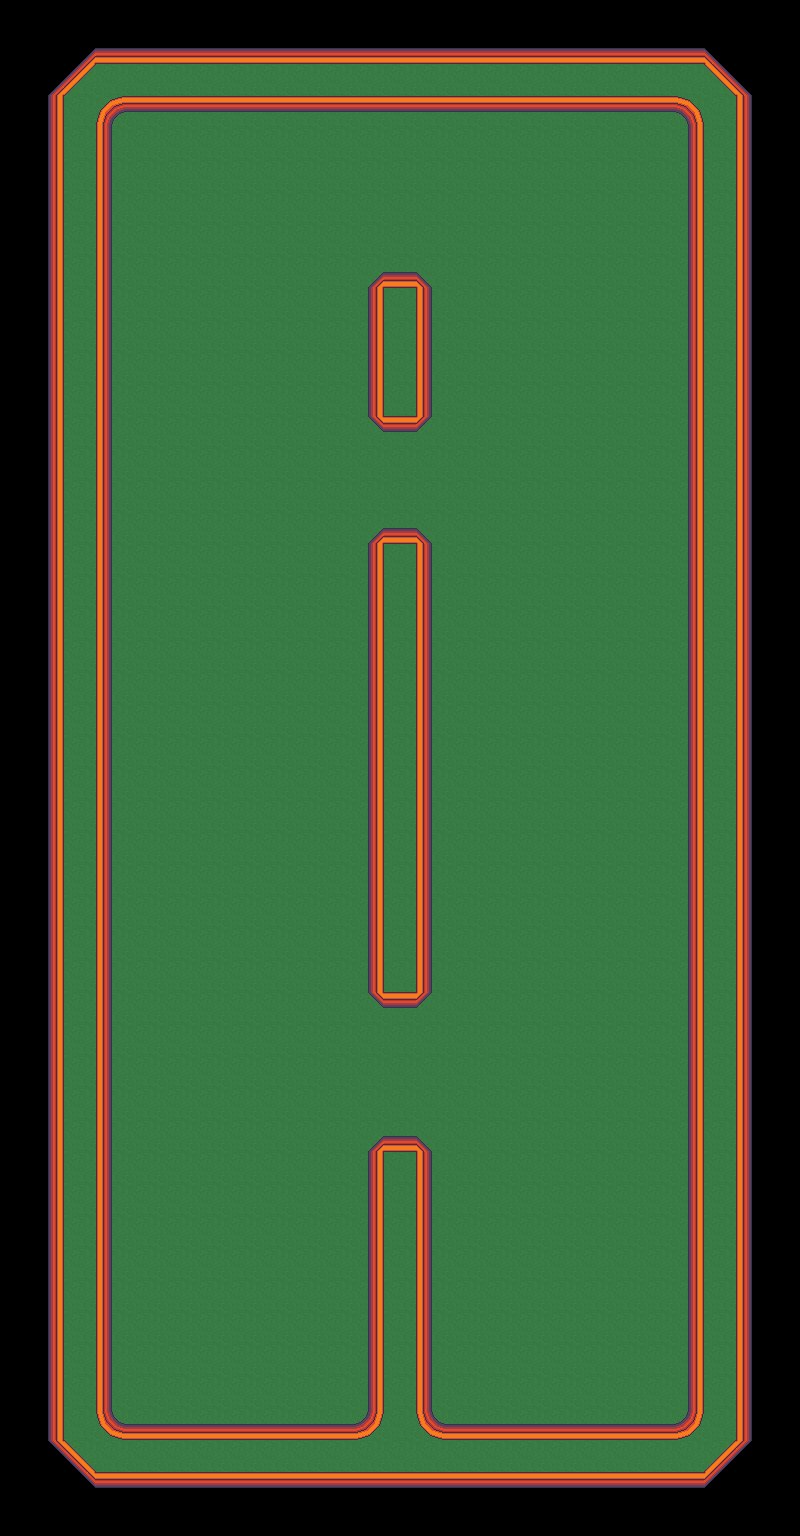

This is a level from a 2D game, rendered from its Tiled map with the project's own tilesets. A one-line summary and the map file follow, with tile-layer data summarised:
An orthogonal 25x48 tile map with 32x32 px tiles, 2 tile layers (ground, walls) and 14 objects (3x bumper, 2x catapult, 2x sand, exterior, tee, ...).

<map version="1.0" tiledversion="1.1.4" orientation="orthogonal" renderorder="right-down" width="25" height="48" tilewidth="32" tileheight="32" infinite="0" nextobjectid="53">
 <properties>
  <property name="name" value="Mind the Gaps" />
  <property name="par" type="int" value="3" />
 </properties>
 <tileset firstgid="1" source="tileset.tsx" />
 <layer name="ground" width="25" height="48">
  <data>[1200 cells, 924 non-empty, 5 distinct tile ids]</data>
 </layer>
 <layer name="walls" width="25" height="48">
  <data>[1200 cells, 318 non-empty, 16 distinct tile ids]</data>
 </layer>
 <objectgroup name="collision">
  <object id="42" type="exterior" x="688" y="1408">
   <polyline points="0,0 0,-1288 -8,-1296 -568,-1296 -576,-1288 -576,8 -568,16 -328,16 -320,8 -320,-256 -304,-272 -272,-272 -256,-256 -256,8 -248,16 -8,16 0,8 0,0" />
  </object>
  <object id="43" x="432" y="992">
   <polyline points="0,0 0,-448 -16,-464 -48,-464 -64,-448 -64,0 -48,16 -16,16 0,0" />
  </object>
  <object id="44" x="432" y="416">
   <polyline points="0,0 0,-128 -16,-144 -48,-144 -64,-128 -64,0 -48,16 -16,16 0,0" />
  </object>
 </objectgroup>
 <objectgroup name="objects">
  <object id="8" type="tee" gid="183" x="544" y="1344" width="32" height="32">
   <properties>
    <property name="facing" type="int" value="0" />
   </properties>
  </object>
  <object id="17" type="hole" gid="169" x="208" y="608" width="32" height="32" />
  <object id="37" type="bumper" gid="184" x="208" y="720" width="32" height="32" />
  <object id="38" type="bumper" gid="184" x="208" y="496" width="32" height="32" />
  <object id="39" type="bumper" gid="184" x="208" y="944" width="32" height="32" />
  <object id="40" type="catapult" gid="171" x="160" y="1280" width="32" height="32" />
  <object id="41" type="catapult" gid="171" x="288" y="1280" width="32" height="32" />
  <object id="49" type="sand" x="688" y="1248">
   <polyline points="0,0 0,-352 -32,-344 -48,-336 -64,-320 -72,-304 -88,-288 -96,-256 -96,-208 -112,-184 -120,-144 -120,-104 -104,-64 -88,-40 -72,-16 -64,8 -48,24 -32,32 -16,32 -8,24 0,0" />
  </object>
  <object id="50" type="water" x="176" y="168">
   <polyline points="0,0 -16,32 -16,64 0,104 32,112 80,96 120,72 176,48 248,48 304,48 368,72 448,80 472,40 440,-8 328,-24 256,-24 184,-24 112,-16 64,-8 32,-8 0,0" />
  </object>
  <object id="51" type="pontoon" gid="172" x="448" y="288" width="32" height="32" />
  <object id="52" type="sand" x="416" y="520">
   <polyline points="8,-8 24,8 32,24 32,40 48,56 80,64 96,48 104,24 96,-16 96,-56 104,-88 104,-112 96,-128 72,-136 48,-120 32,-96 16,-72 -8,-64 -40,-72 -56,-88 -64,-104 -80,-112 -96,-104 -112,-88 -120,-56 -112,-24 -104,8 -88,24 -72,24 -48,0 -24,-8 8,-8" />
  </object>
 </objectgroup>
</map>
